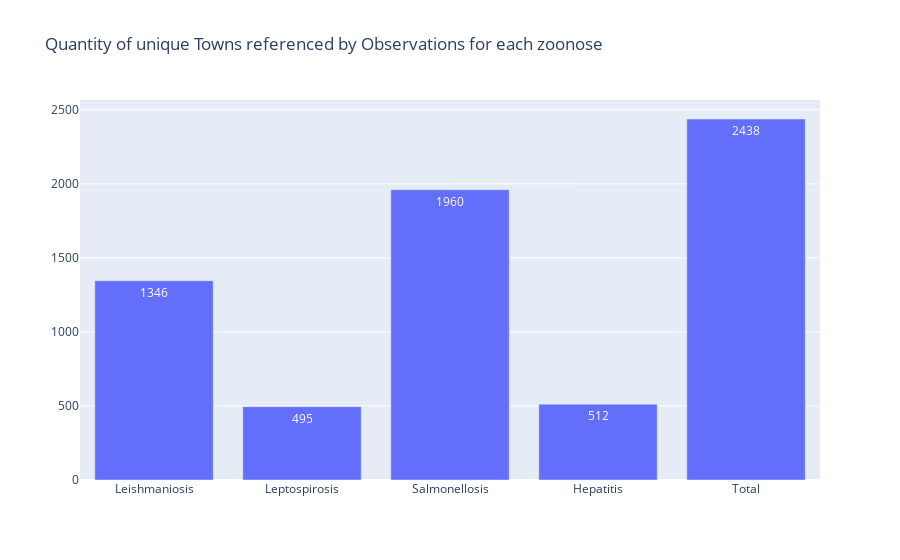

Source (notebook cell):
### Code cell
y=[ len(df_sigla_w_siiscover[ df_sigla_w_siiscover['ESAME'].isin(cod_leishmania)]['id comune'].unique()), 
          len(df_sigla_w_siiscover[ df_sigla_w_siiscover['ESAME'].isin(cod_leptospira)]['id comune'].unique()), 
          len(df_sigla_w_siiscover[ df_sigla_w_siiscover['ESAME'].isin(cod_salmonella)]['id comune'].unique()), 
          len(df_sigla_w_siiscover[ df_sigla_w_siiscover['ESAME'].isin(cod_epatite)]['id comune'].unique()), 
          len(df_sigla_w_siiscover[ df_sigla_w_siiscover['ESAME'].isin(cod_leishmania+cod_leptospira+cod_salmonella+cod_epatite)]['id comune'].unique())]
fig=px.bar( x=['Leishmaniosis','Leptospirosis', 'Salmonellosis', 'Hepatitis', 'Total'], 
           y=y,
           text=y,   
           title="Quantity of unique Towns referenced by Observations for each zoonose"
          )
fig=fig.update_yaxes(title='', visible=True, showticklabels=True)
fig=fig.update_xaxes(title='', visible=True, showticklabels=True)
fig.write_image("images/SiIsCover_town_distribution_overzoonoses_chart.png")
fig

### Figure 1 — Plotly figure (JSON) as saved in the notebook; plotly's stock layout.template omitted (floating-point values rounded to 4 significant figures)
{"data": [{"alignmentgroup": "True", "hovertemplate": "x=%{x}<br>y=%{y}<br>text=%{text}<extra></extra>", "legendgroup": "", "marker": {"color": "#636efa", "pattern": {"shape": ""}}, "name": "", "offsetgroup": "", "orientation": "v", "showlegend": false, "text": ["1346", "495", "1960", "512", "2438"], "textposition": "auto", "type": "bar", "x": ["Leishmaniosis", "Leptospirosis", "Salmonellosis", "Hepatitis", "Total"], "xaxis": "x", "y": [1346, 495, 1960, 512, 2438], "yaxis": "y"}], "layout": {"barmode": "relative", "legend": {"tracegroupgap": 0}, "title": {"text": "Quantity of unique Towns referenced by Observations for each zoonose"}, "xaxis": {"anchor": "y", "domain": [0, 1], "showticklabels": true, "title": {"text": ""}, "visible": true}, "yaxis": {"anchor": "x", "domain": [0, 1], "showticklabels": true, "title": {"text": ""}, "visible": true}}}
